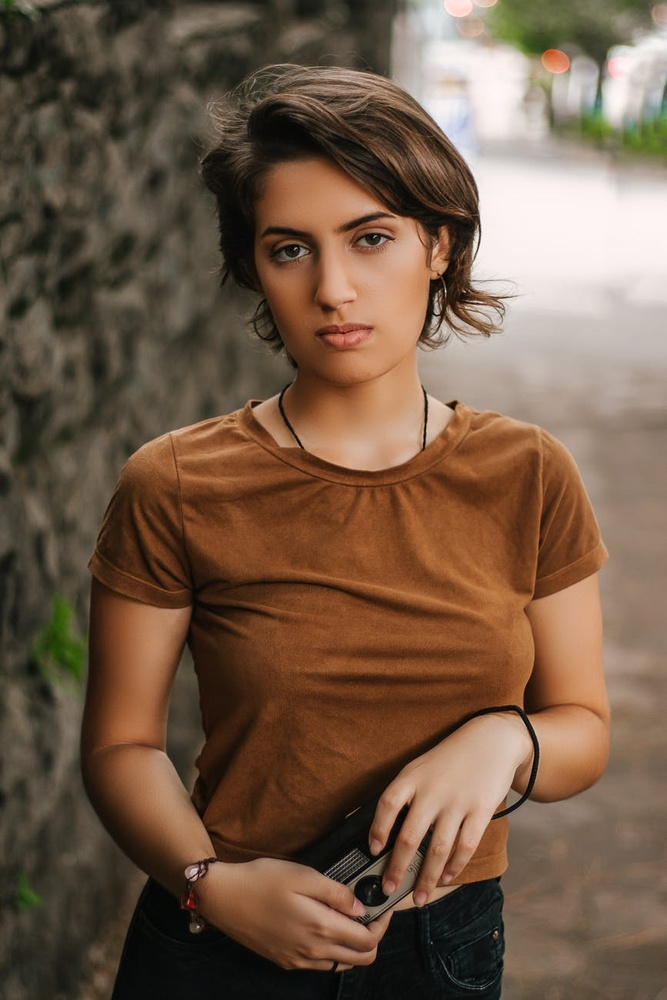
#> input picture chapter 6/face0.jpeg, 667 x 1000 px, shrunk from 867 x 1300 before the run
$ python ex6.1Face.py
#> lines starting #> are read from the running program, lines starting #| are printed output that depends on the picture; after the words box and inside, x2 and y2 are one past the last pixel; in counts of white or black regions, pixels touching at a corner belong together
#Example 6.1 OpenCV face detection
import cv2

img = cv2.imread('face0.jpeg')
#> img is the input picture: shape (1000, 667, 3); mean B, G, R 71.2, 90.7, 114.5
cascade_classifier = cv2.CascadeClassifier('haarcascade_frontalface_default.xml')
gray = cv2.cvtColor(img, cv2.COLOR_BGR2GRAY)
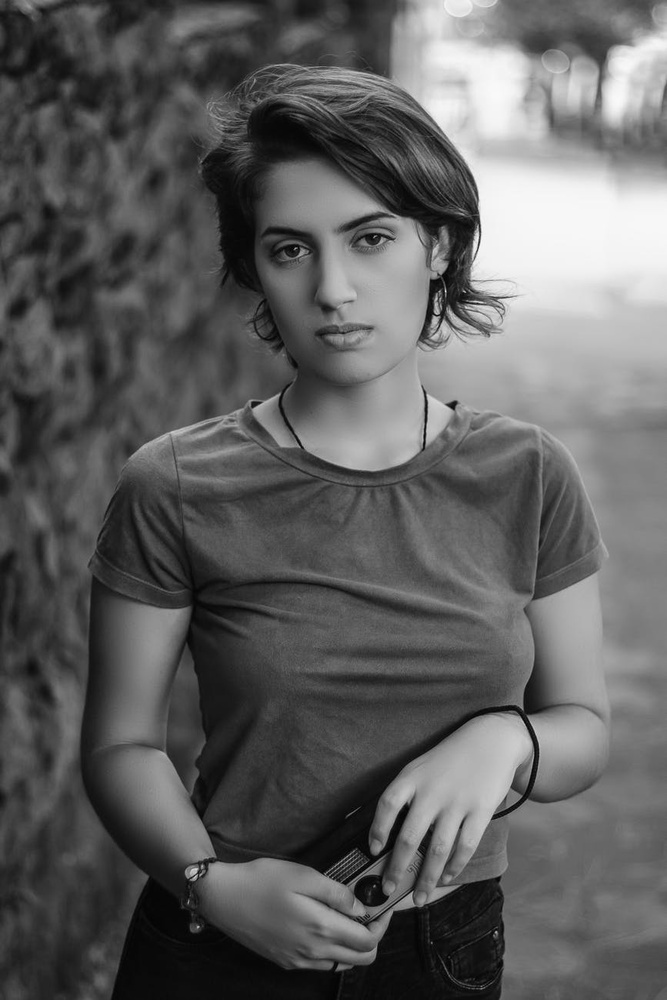
#> gray: shape (1000, 667); min 0, max 252, mean 95.6
faces= cascade_classifier.detectMultiScale(gray, minNeighbors=5)
#> faces = [[75, 706, 111, 111], [226, 166, 205, 205]]

for (x,y,w,h) in faces:
    cv2.rectangle(img,(x,y),(x+w,y+h),(255,255,0),2)
    cv2.putText(img,'face', (x + 10, y + 10), cv2.FONT_HERSHEY_SIMPLEX, 1, (255,0,255), 2)
#> this loop made 2 passes
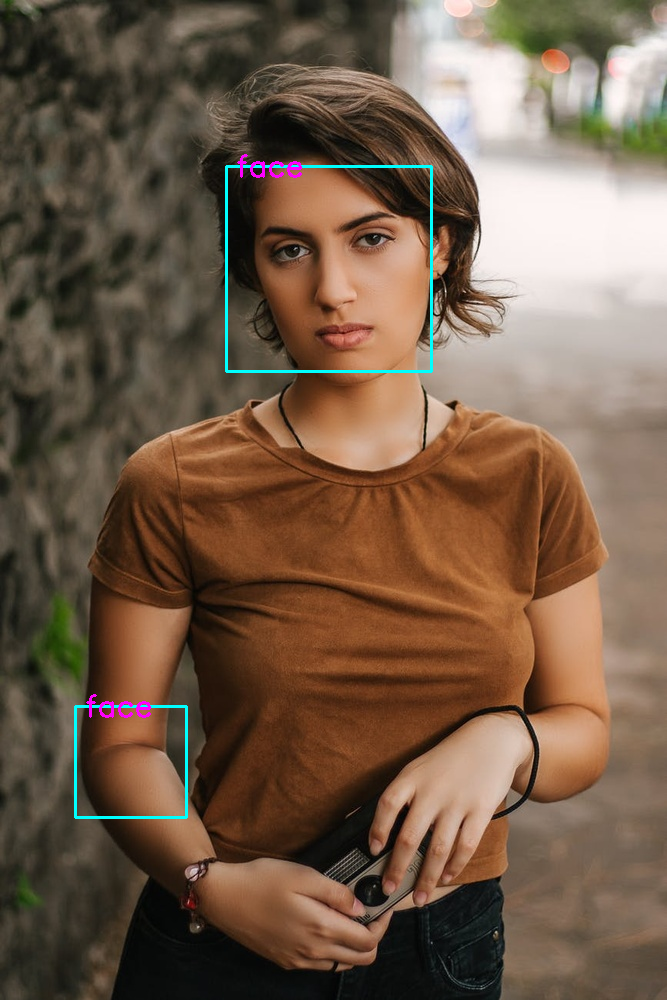
#> img: shape (1000, 667, 3); 0.69% of pixels changed, all inside (x1, y1, x2, y2) = (74, 154, 433, 819)

cv2.imshow('face', img)
cv2.waitKey(0)

$ run again, with chapter 6/face1.jpeg copied over chapter 6/face0.jpeg
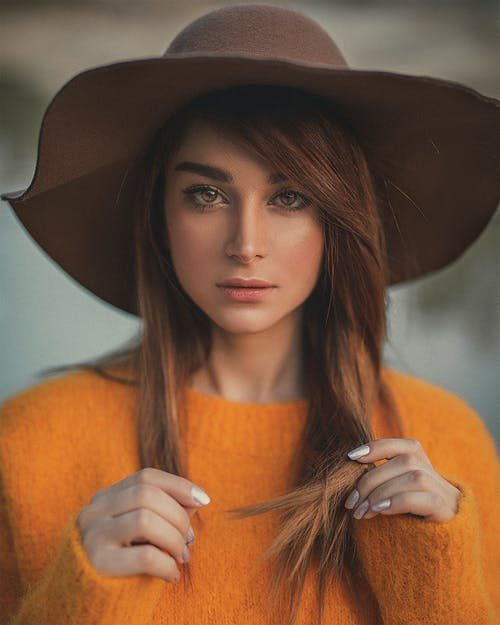
#> input picture chapter 6/face1.jpeg, 500 x 625 px
#> img is the input picture: shape (625, 500, 3); mean B, G, R 61.6, 85.5, 120.1
#> `gray = cv2.cvtColor(img, cv2.COLOR_BGR2GRAY)`:
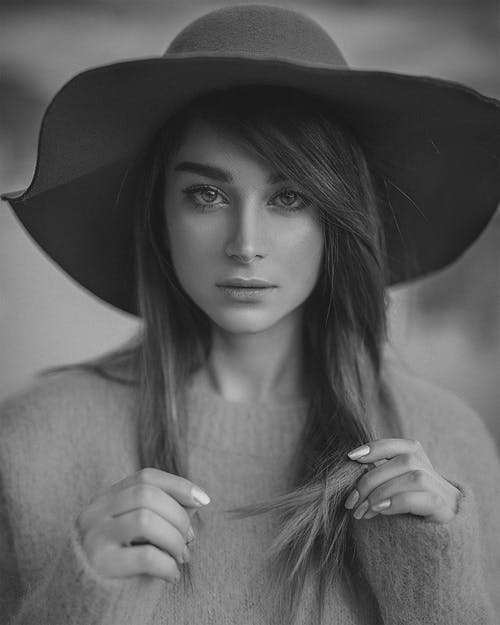
#> gray: shape (625, 500); min 8, max 234, mean 93.1
#> faces = [[98, 510, 99, 99], [144, 124, 206, 206]]
#> the loop `for (x,y,w,h) in faces:` made 2 passes
#> after the loop `for (x,y,w,h) in faces:`:
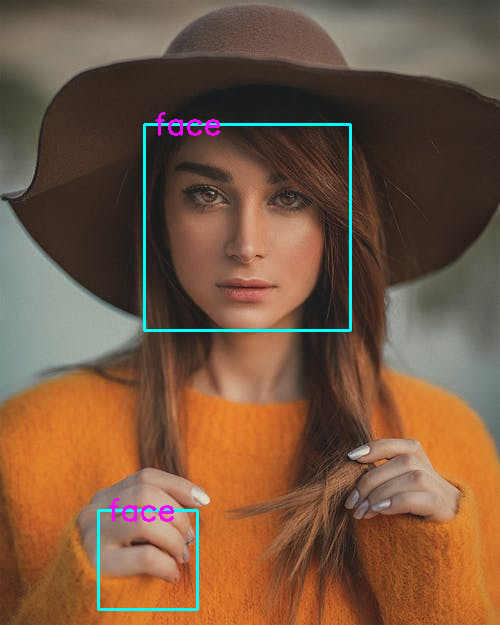
#> img: shape (625, 500, 3); 1.44% of pixels changed, all inside (x1, y1, x2, y2) = (97, 112, 352, 611)

$ run again, with chapter 6/face10.jpeg copied over chapter 6/face0.jpeg
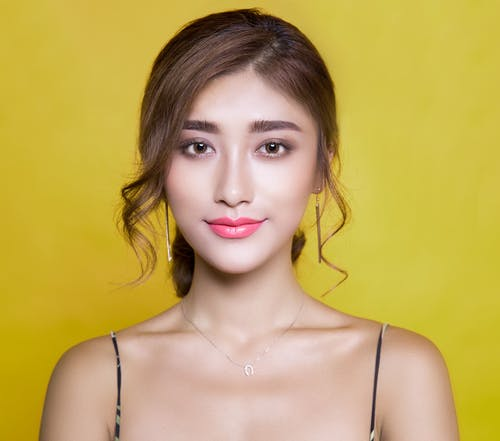
#> input picture chapter 6/face10.jpeg, 500 x 441 px
#> img is the input picture: shape (441, 500, 3); mean B, G, R 91, 168.3, 194.8
#> `gray = cv2.cvtColor(img, cv2.COLOR_BGR2GRAY)`:
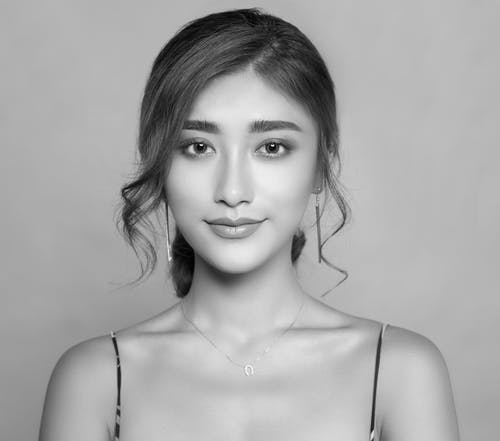
#> gray: shape (441, 500); min 1, max 250, mean 167.5
#> faces = [[144, 77, 187, 187]]
#> the loop `for (x,y,w,h) in faces:` made 1 pass
#> after the loop `for (x,y,w,h) in faces:`:
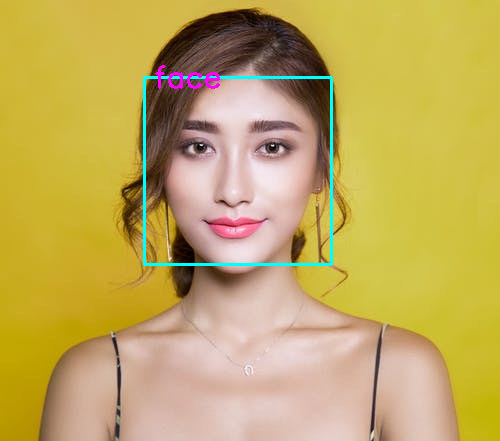
#> img: shape (441, 500, 3); 1.21% of pixels changed, all inside (x1, y1, x2, y2) = (143, 65, 333, 266)

$ run again, with chapter 6/face2.jpeg copied over chapter 6/face0.jpeg
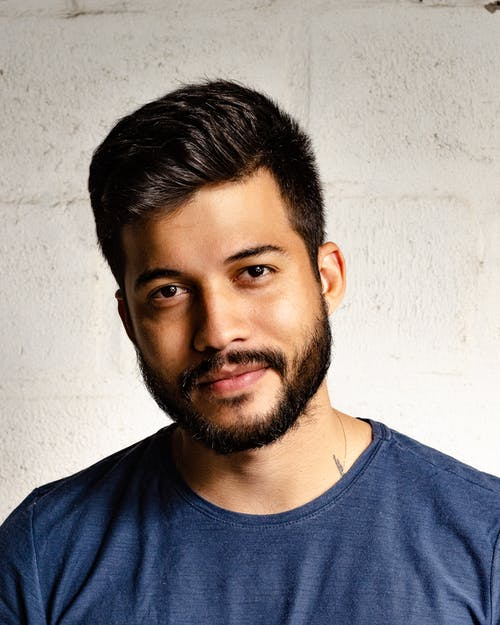
#> input picture chapter 6/face2.jpeg, 500 x 625 px
#> img is the input picture: shape (625, 500, 3); mean B, G, R 139.6, 141.7, 149.8
#> `gray = cv2.cvtColor(img, cv2.COLOR_BGR2GRAY)`:
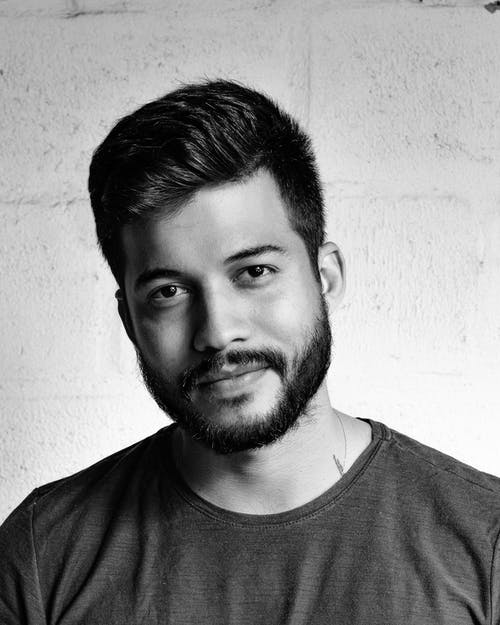
#> gray: shape (625, 500); min 0, max 255, mean 143.9
#> faces = [[98, 181, 244, 244]]
#> the loop `for (x,y,w,h) in faces:` made 1 pass
#> after the loop `for (x,y,w,h) in faces:`:
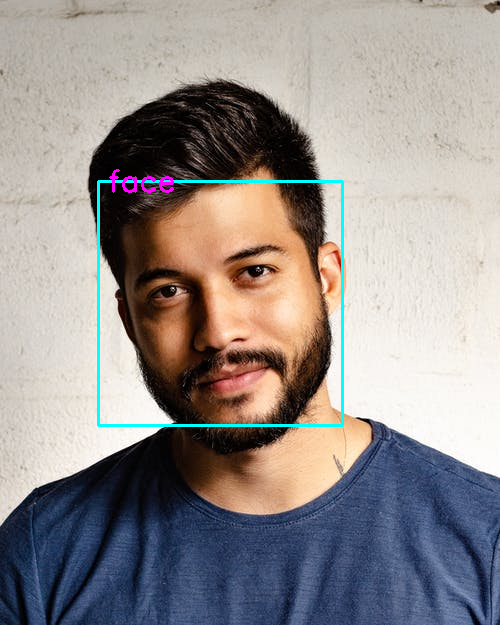
#> img: shape (625, 500, 3); 1.07% of pixels changed, all inside (x1, y1, x2, y2) = (97, 169, 344, 427)
